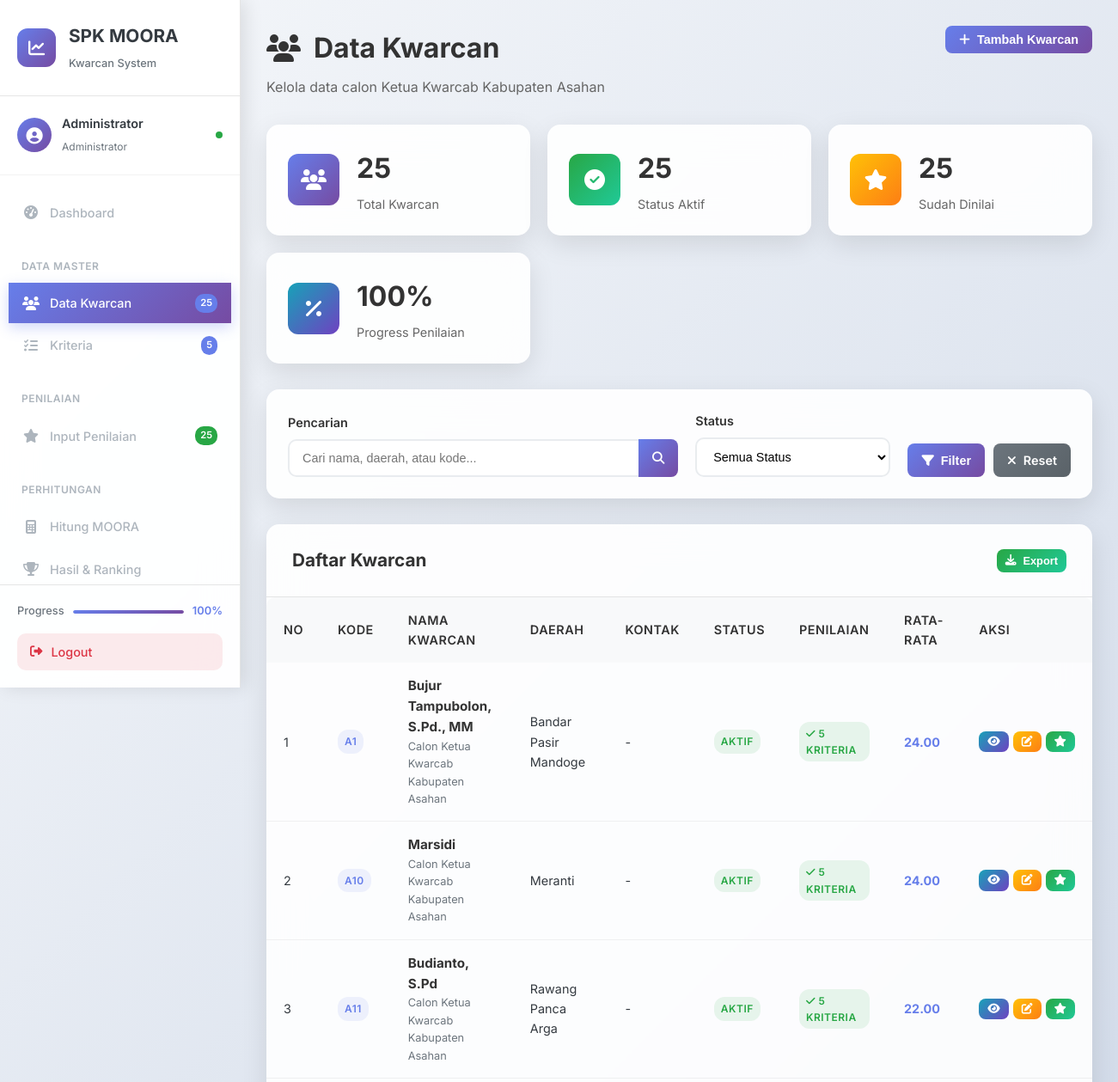
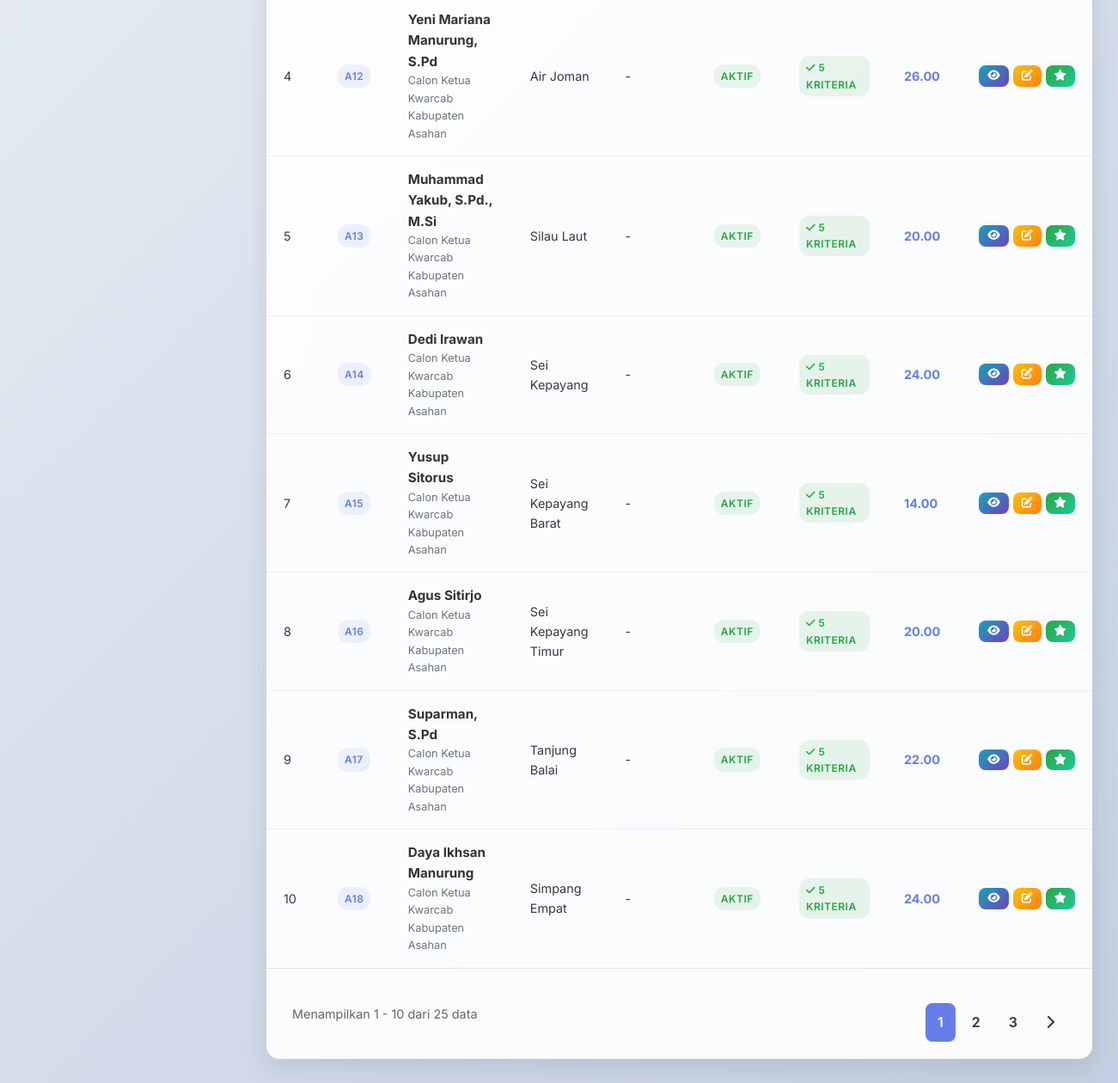
The app's page /admin/kwarcan.php (signed in) with its own data (2 pictures, top to bottom).
### tables this page shows
CREATE TABLE `kwarcan` (
  `id` int(11) NOT NULL,
  `kode_kwarcan` varchar(10) NOT NULL,
  `nama_kwarcan` varchar(100) NOT NULL,
  `daerah` varchar(100) NOT NULL,
  `kontak` varchar(50) DEFAULT NULL,
  `keterangan` text DEFAULT NULL,
  `status` enum('aktif','nonaktif') DEFAULT 'aktif',
  `created_at` timestamp NOT NULL DEFAULT current_timestamp(),
  `updated_at` timestamp NOT NULL DEFAULT current_timestamp() ON UPDATE current_timestamp()
);

### admin/kwarcan.php (the view, shortened to what this page needs)
<?php
require_once '../config/database.php';
$search = $_GET['search'] ?? '';
$status_filter = $_GET['status'] ?? '';
$page = max(1, intval($_GET['page'] ?? 1));
$limit = 10;
$offset = ($page - 1) * $limit;
$where_conditions = [];
$params = [];
$where_clause = !empty($where_conditions) ? "WHERE " . implode(" AND ", $where_conditions) : "";
$count_query = "SELECT COUNT(*) as total FROM kwarcan $where_clause";
$stmt = $pdo->prepare($count_query);
$stmt->execute($params);
$total_records = $stmt->fetch()['total'];
$total_pages = ceil($total_records / $limit);
$query = "SELECT k.*,
          (SELECT COUNT(*) FROM penilaian p WHERE p.kwarcan_id = k.id) as penilaian_count,
          (SELECT AVG(p.nilai) FROM penilaian p WHERE p.kwarcan_id = k.id) as rata_nilai
          FROM kwarcan k
          $where_clause
          ORDER BY k.kode_kwarcan ASC
          LIMIT $limit OFFSET $offset";
$stmt = $pdo->prepare($query);
$stmt->execute($params);
$kwarcan_list = $stmt->fetchAll();
$stats_query = "SELECT
    COUNT(*) as total,
    SUM(CASE WHEN status = 'aktif' THEN 1 ELSE 0 END) as aktif,
    SUM(CASE WHEN status = 'nonaktif' THEN 1 ELSE 0 END) as nonaktif,
    (SELECT COUNT(DISTINCT kwarcan_id) FROM penilaian) as sudah_dinilai
    FROM kwarcan";
$stmt = $pdo->query($stats_query);
$stats = $stmt->fetch();
?>
<?php include '../includes/header.php'; ?>
<div class="main-wrapper">
    <?php include '../includes/sidebar.php'; ?>
    <div class="content">
        <div class="content-header">
            <div class="header-title">
                <h1><i class="fas fa-users"></i> Data Kwarcan</h1>
                <p>Kelola data calon Ketua Kwarcab Kabupaten Asahan</p>
            </div>
            <div class="header-actions">
                <button class="btn btn-primary" onclick="openAddModal()">
                    <i class="fas fa-plus"></i> Tambah Kwarcan
                </button>
            </div>
        </div>
        <div class="stats-grid">
            <div class="stat-card primary">
                <div class="stat-icon">
                    <i class="fas fa-users"></i>
                </div>
                <div class="stat-content">
                    <h3><?= $stats['total'] ?></h3>
                    <p>Total Kwarcan</p>
                </div>
            </div>
            <div class="stat-card success">
                <div class="stat-icon">
                    <i class="fas fa-check-circle"></i>
                </div>
                <div class="stat-content">
                    <h3><?= $stats['aktif'] ?></h3>
                    <p>Status Aktif</p>
                </div>
            </div>
            <div class="stat-card warning">
                <div class="stat-icon">
                    <i class="fas fa-star"></i>
                </div>
                <div class="stat-content">
                    <h3><?= $stats['sudah_dinilai'] ?></h3>
                    <p>Sudah Dinilai</p>
                </div>
            </div>
            <div class="stat-card info">
                <div class="stat-icon">
                    <i class="fas fa-percentage"></i>
                </div>
                <div class="stat-content">
                    <h3><?= $stats['total'] > 0 ? round(($stats['sudah_dinilai'] / $stats['total']) * 100, 1) : 0 ?>%</h3>
                    <p>Progress Penilaian</p>
                </div>
            </div>
        </div>
        <div class="filter-section">
            <div class="filter-card">
                <form method="GET" class="filter-form">
                    <div class="filter-group">
                        <div class="form-group">
                            <label>Pencarian</label>
                            <div class="input-group">
                                <input type="text" name="search" class="form-control"
                                       placeholder="Cari nama, daerah, atau kode..."
                                       value="<?= htmlspecialchars($search) ?>">
                                <button type="submit" class="btn btn-primary">
                                    <i class="fas fa-search"></i>
                                </button>
                            </div>
                        </div>
                        <div class="form-group">
                            <label>Status</label>
                            <select name="status" class="form-control">
                                <option value="">Semua Status</option>
                            </select>
                        </div>
                        <div class="form-group">
                            <label>&nbsp;</label>
                            <div class="filter-actions">
                                <button type="submit" class="btn btn-primary">
                                    <i class="fas fa-filter"></i> Filter
                                </button>
                                <a href="kwarcan.php" class="btn btn-secondary">
                                    <i class="fas fa-times"></i> Reset
                                </a>
                            </div>
                        </div>
                    </div>
                </form>
            </div>
        </div>
        <div class="table-card">
            <div class="table-header">
                <h3>Daftar Kwarcan</h3>
                <div class="table-actions">
                    <button class="btn btn-success btn-sm" onclick="exportData()">
                        <i class="fas fa-download"></i> Export
                    </button>
                </div>
            </div>
            <div class="table-responsive">
                <table class="table">
                    <thead>
                        <tr>
                            <th>No</th>
                            <th>Kode</th>
                            <th>Nama Kwarcan</th>
                            <th>Daerah</th>
                            <th>Kontak</th>
                            <th>Status</th>
                            <th>Penilaian</th>
                            <th>Rata-rata</th>
                            <th>Aksi</th>
                        </tr>
                    </thead>
                    <tbody>
                        <?php if (empty($kwarcan_list)): ?>
                            <tr>
                                <td colspan="9" class="text-center">
                                    <div class="empty-state">
                                        <i class="fas fa-users"></i>
                                        <h4>Tidak ada data</h4>
                                        <p>Belum ada data kwarcan yang tersedia</p>
                                    </div>
                                </td>
                            </tr>
                        <?php else: ?>
                            <?php foreach ($kwarcan_list as $index => $kwarcan): ?>
                                <tr>
                                    <td><?= $offset + $index + 1 ?></td>
                                    <td>
                                        <span class="badge badge-primary"><?= htmlspecialchars($kwarcan['kode_kwarcan']) ?></span>
                                    </td>
                                    <td>
                                        <div class="user-info">
                                            <strong><?= htmlspecialchars($kwarcan['nama_kwarcan']) ?></strong>
                                            <?php if ($kwarcan['keterangan']): ?>
                                                <small class="text-muted d-block"><?= htmlspecialchars($kwarcan['keterangan']) ?></small>
                                            <?php endif; ?>
                                        </div>
                                    </td>
                                    <td><?= htmlspecialchars($kwarcan['daerah']) ?></td>
                                    <td><?= htmlspecialchars($kwarcan['kontak'] ?: '-') ?></td>
                                    <td>
                                        <span class="badge badge-<?= $kwarcan['status'] == 'aktif' ? 'success' : 'secondary' ?>">
                                            <?= ucfirst($kwarcan['status']) ?>
                                        </span>
                                    </td>
                                    <td>
                                        <?php if ($kwarcan['penilaian_count'] > 0): ?>
                                            <span class="badge badge-success">
                                                <i class="fas fa-check"></i> <?= $kwarcan['penilaian_count'] ?> kriteria
                                            </span>
                                        <?php else: ?>
                                            <span class="badge badge-warning">
                                                <i class="fas fa-clock"></i> Belum dinilai
                                            </span>
                                        <?php endif; ?>
                                    </td>
                                    <td>
                                        <?php if ($kwarcan['rata_nilai']): ?>
                                            <strong class="text-primary"><?= number_format($kwarcan['rata_nilai'], 2) ?></strong>
                                        <?php else: ?>
                                            <span class="text-muted">-</span>
                                        <?php endif; ?>
                                    </td>
                                    <td>
                                        <div class="action-buttons">
                                            <button class="btn btn-sm btn-info" onclick="viewDetail(<?= $kwarcan['id'] ?>)" title="Detail">
                                                <i class="fas fa-eye"></i>
                                            </button>
                                            <button class="btn btn-sm btn-warning" onclick="editKwarcan(<?= $kwarcan['id'] ?>)" title="Edit">
                                                <i class="fas fa-edit"></i>
                                            </button>
                                            <a href="penilaian.php?kwarcan_id=<?= $kwarcan['id'] ?>" class="btn btn-sm btn-success" title="Penilaian">
                                                                                                <i class="fas fa-star"></i>
                                            </a>
                                        </div>
                                    </td>
                                </tr>
                            <?php endforeach; ?>
                        <?php endif; ?>
                    </tbody>
                </table>
            </div>
            <?php if ($total_pages > 1): ?>
                <div class="pagination-wrapper">
                    <div class="pagination-info">
                        Menampilkan <?= $offset + 1 ?> - <?= min($offset + $limit, $total_records) ?> dari <?= $total_records ?> data
                    </div>
                    <nav class="pagination">
                        <?php
                        $start_page = max(1, $page - 2);
                        $end_page = min($total_pages, $page + 2);
                        for ($i = $start_page; $i <= $end_page; $i++):
                        ?>
                            <a href="?page=<?= $i ?>&search=<?= urlencode($search) ?>&status=<?= urlencode($status_filter) ?>"
                               class="page-link <?= $i == $page ? 'active' : '' ?>">
                                <?= $i ?>
                            </a>
                        <?php endfor; ?>
                        <?php if ($page < $total_pages): ?>
                            <a href="?page=<?= $page + 1 ?>&search=<?= urlencode($search) ?>&status=<?= urlencode($status_filter) ?>" class="page-link">
                                <i class="fas fa-chevron-right"></i>
                            </a>
                        <?php endif; ?>
                    </nav>
                </div>
            <?php endif; ?>
        </div>
    </div>
</div>
<?php include '../includes/footer.php'; ?>

### records on screen
kwarcan: index "1", kode_kwarcan "A1", nama_kwarcan "Bujur Tampubolon, S.Pd., MM", keterangan "Calon Ketua Kwarcab Kabupaten Asahan", daerah "Bandar Pasir Mandoge", kontak "-", status "AKTIF", penilaian_count "5", rata_nilai "24.00"
kwarcan: index "2", kode_kwarcan "A10", nama_kwarcan "Marsidi", keterangan "Calon Ketua Kwarcab Kabupaten Asahan", daerah "Meranti", kontak "-", status "AKTIF", penilaian_count "5", rata_nilai "24.00"
kwarcan: index "3", kode_kwarcan "A11", nama_kwarcan "Budianto, S.Pd", keterangan "Calon Ketua Kwarcab Kabupaten Asahan", daerah "Rawang Panca Arga", kontak "-", status "AKTIF", penilaian_count "5", rata_nilai "22.00"
kwarcan: index "4", kode_kwarcan "A12", nama_kwarcan "Yeni Mariana Manurung, S.Pd", keterangan "Calon Ketua Kwarcab Kabupaten Asahan", daerah "Air Joman", kontak "-", status "AKTIF", penilaian_count "5", rata_nilai "26.00"
kwarcan: index "5", kode_kwarcan "A13", nama_kwarcan "Muhammad Yakub, S.Pd., M.Si", keterangan "Calon Ketua Kwarcab Kabupaten Asahan", daerah "Silau Laut", kontak "-", status "AKTIF", penilaian_count "5", rata_nilai "20.00"
kwarcan: index "6", kode_kwarcan "A14", nama_kwarcan "Dedi Irawan", keterangan "Calon Ketua Kwarcab Kabupaten Asahan", daerah "Sei Kepayang", kontak "-", status "AKTIF", penilaian_count "5", rata_nilai "24.00"
kwarcan: index "7", kode_kwarcan "A15", nama_kwarcan "Yusup Sitorus", keterangan "Calon Ketua Kwarcab Kabupaten Asahan", daerah "Sei Kepayang Barat", kontak "-", status "AKTIF", penilaian_count "5", rata_nilai "14.00"
kwarcan: index "8", kode_kwarcan "A16", nama_kwarcan "Agus Sitirjo", keterangan "Calon Ketua Kwarcab Kabupaten Asahan", daerah "Sei Kepayang Timur", kontak "-", status "AKTIF", penilaian_count "5", rata_nilai "20.00"
kwarcan: index "9", kode_kwarcan "A17", nama_kwarcan "Suparman, S.Pd", keterangan "Calon Ketua Kwarcab Kabupaten Asahan", daerah "Tanjung Balai", kontak "-", status "AKTIF", penilaian_count "5", rata_nilai "22.00"
kwarcan: index "10", kode_kwarcan "A18", nama_kwarcan "Daya Ikhsan Manurung", keterangan "Calon Ketua Kwarcab Kabupaten Asahan", daerah "Simpang Empat", kontak "-", status "AKTIF", penilaian_count "5", rata_nilai "24.00"

### other values on screen
$_SESSION['admin_nama'] "Administrator"
$total_kwarcan "25"
$total_kriteria "5"
$total_penilaian "25"
$stats['total'] "25"
$stats['aktif'] "25"
$stats['sudah_dinilai'] "25"
$offset + 1 "1"
min($offset + $limit, $total_records) "10"
$total_records "25"
